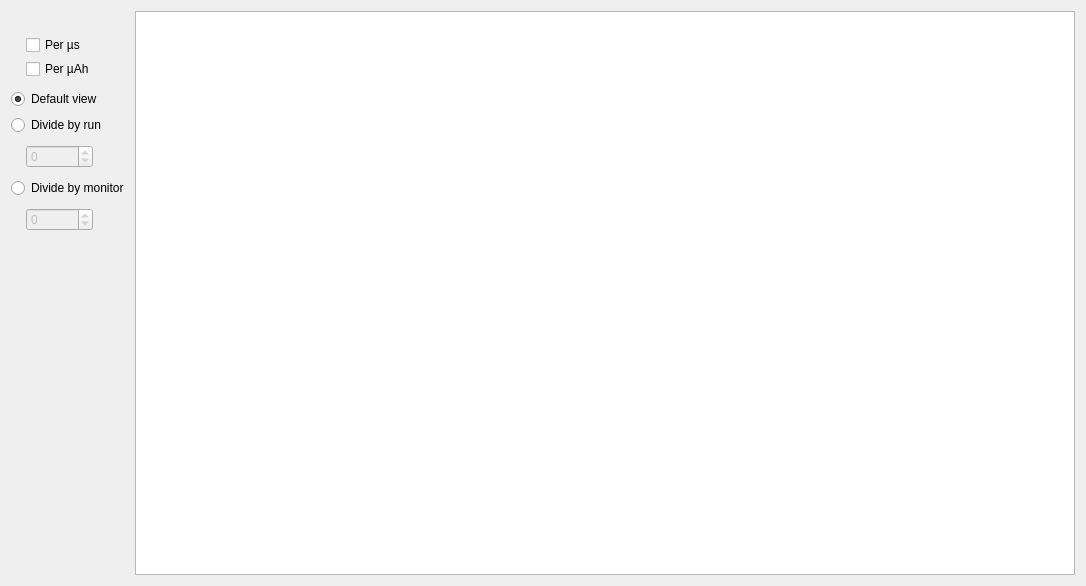
<?xml version="1.0" encoding="UTF-8"?>
<ui version="4.0">
 <class>GraphWidget</class>
 <widget class="QWidget" name="GraphWidget">
  <property name="enabled">
   <bool>true</bool>
  </property>
  <property name="geometry">
   <rect>
    <x>0</x>
    <y>0</y>
    <width>1086</width>
    <height>586</height>
   </rect>
  </property>
  <layout class="QHBoxLayout" name="horizontalLayout_2">
   <item>
    <layout class="QHBoxLayout" name="horizontalLayout">
     <item>
      <layout class="QVBoxLayout" name="verticalLayout">
       <item>
        <widget class="QLabel" name="statusLabel">
         <property name="text">
          <string/>
         </property>
        </widget>
       </item>
       <item>
        <widget class="QWidget" name="CountsOptions" native="true">
         <layout class="QVBoxLayout" name="verticalLayout_2">
          <property name="spacing">
           <number>4</number>
          </property>
          <property name="leftMargin">
           <number>15</number>
          </property>
          <property name="topMargin">
           <number>4</number>
          </property>
          <property name="rightMargin">
           <number>4</number>
          </property>
          <property name="bottomMargin">
           <number>4</number>
          </property>
          <item>
           <widget class="QCheckBox" name="countsPerMicrosecondCheck">
            <property name="text">
             <string>Per µs</string>
            </property>
           </widget>
          </item>
          <item>
           <widget class="QCheckBox" name="countsPerMicroAmpCheck">
            <property name="text">
             <string>Per µAh</string>
            </property>
           </widget>
          </item>
         </layout>
        </widget>
       </item>
       <item>
        <widget class="QRadioButton" name="defaultRadio">
         <property name="text">
          <string>Default view</string>
         </property>
         <property name="checked">
          <bool>true</bool>
         </property>
        </widget>
       </item>
       <item>
        <widget class="QRadioButton" name="divideByRunRadio">
         <property name="text">
          <string>Divide by run</string>
         </property>
         <property name="checked">
          <bool>false</bool>
         </property>
        </widget>
       </item>
       <item alignment="Qt::AlignLeft">
        <widget class="QWidget" name="RunDivideOptions" native="true">
         <property name="enabled">
          <bool>false</bool>
         </property>
         <layout class="QHBoxLayout" name="horizontalLayout_3">
          <property name="spacing">
           <number>4</number>
          </property>
          <property name="leftMargin">
           <number>15</number>
          </property>
          <property name="topMargin">
           <number>4</number>
          </property>
          <property name="rightMargin">
           <number>4</number>
          </property>
          <property name="bottomMargin">
           <number>4</number>
          </property>
          <item>
           <widget class="QSpinBox" name="divideByRunSpin">
            <property name="sizePolicy">
             <sizepolicy hsizetype="Maximum" vsizetype="Fixed">
              <horstretch>0</horstretch>
              <verstretch>0</verstretch>
             </sizepolicy>
            </property>
            <property name="minimum">
             <number>-1</number>
            </property>
            <property name="maximum">
             <number>1000000</number>
            </property>
           </widget>
          </item>
         </layout>
        </widget>
       </item>
       <item>
        <widget class="QRadioButton" name="divideByMonitorRadio">
         <property name="text">
          <string>Divide by monitor</string>
         </property>
         <property name="checked">
          <bool>false</bool>
         </property>
        </widget>
       </item>
       <item alignment="Qt::AlignLeft">
        <widget class="QWidget" name="MonitorDivideOptions" native="true">
         <property name="enabled">
          <bool>false</bool>
         </property>
         <layout class="QHBoxLayout" name="horizontalLayout_4">
          <property name="spacing">
           <number>4</number>
          </property>
          <property name="leftMargin">
           <number>15</number>
          </property>
          <property name="topMargin">
           <number>4</number>
          </property>
          <property name="rightMargin">
           <number>4</number>
          </property>
          <property name="bottomMargin">
           <number>4</number>
          </property>
          <item alignment="Qt::AlignLeft">
           <widget class="QSpinBox" name="divideByMonitorSpin">
            <property name="sizePolicy">
             <sizepolicy hsizetype="Maximum" vsizetype="Fixed">
              <horstretch>0</horstretch>
              <verstretch>0</verstretch>
             </sizepolicy>
            </property>
            <property name="minimum">
             <number>-1</number>
            </property>
            <property name="maximum">
             <number>1000000</number>
            </property>
           </widget>
          </item>
         </layout>
        </widget>
       </item>
       <item>
        <spacer name="verticalSpacer">
         <property name="orientation">
          <enum>Qt::Vertical</enum>
         </property>
         <property name="sizeHint" stdset="0">
          <size>
           <width>20</width>
           <height>40</height>
          </size>
         </property>
        </spacer>
       </item>
      </layout>
     </item>
     <item>
      <widget class="ChartView" name="chartView"/>
     </item>
    </layout>
   </item>
  </layout>
 </widget>
 <customwidgets>
  <customwidget>
   <class>QChartView</class>
   <extends>QGraphicsView</extends>
   <header>QtCharts</header>
  </customwidget>
  <customwidget>
   <class>ChartView</class>
   <extends>QChartView</extends>
   <header>chartview.h</header>
  </customwidget>
 </customwidgets>
 <resources/>
 <connections>
  <connection>
   <sender>divideByRunRadio</sender>
   <signal>toggled(bool)</signal>
   <receiver>RunDivideOptions</receiver>
   <slot>setEnabled(bool)</slot>
   <hints>
    <hint type="sourcelabel">
     <x>43</x>
     <y>111</y>
    </hint>
    <hint type="destinationlabel">
     <x>63</x>
     <y>133</y>
    </hint>
   </hints>
  </connection>
  <connection>
   <sender>divideByMonitorRadio</sender>
   <signal>toggled(bool)</signal>
   <receiver>MonitorDivideOptions</receiver>
   <slot>setEnabled(bool)</slot>
   <hints>
    <hint type="sourcelabel">
     <x>36</x>
     <y>184</y>
    </hint>
    <hint type="destinationlabel">
     <x>44</x>
     <y>199</y>
    </hint>
   </hints>
  </connection>
 </connections>
</ui>
